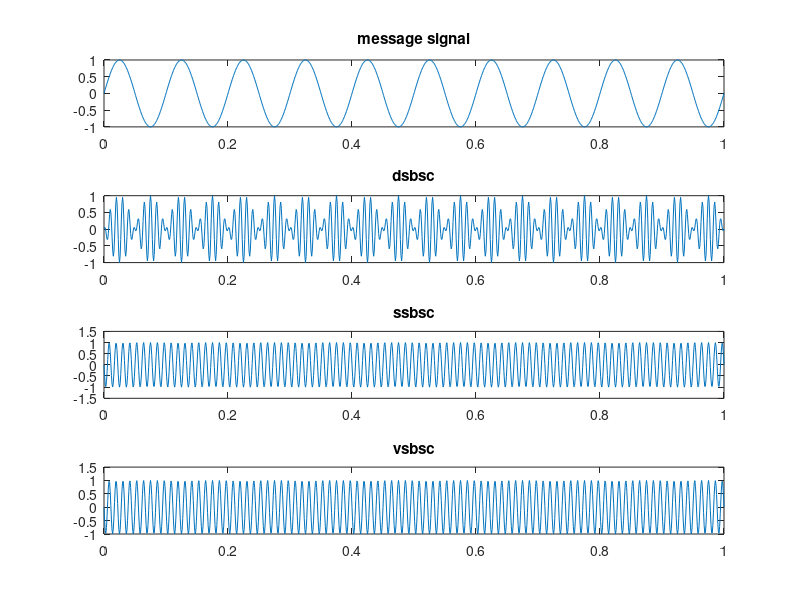

Reproduce this figure in MATLAB.
%declare
fs=1000;
t=0:1/fs:1;
fm=10;
fc=100;
%message signal
m=sin(2*pi*fm*t);
dsbsc=m.*cos(2*pi*fc*t);
ssbsc=hilbert(m).*exp(-1i*2*pi*fc*t);
vsbsc=dsbsc+imag(hilbert(m).*sin(2*pi*fc*t));
%plots
subplot(4,1,1);
plot(t,m);
title('message signal')
subplot(4,1,2);
plot(t,dsbsc);
title('dsbsc')
subplot(4,1,3);
plot(t,real(ssbsc));
title('ssbsc')
subplot(4,1,4);
plot(t,vsbsc);
title('vsbsc')